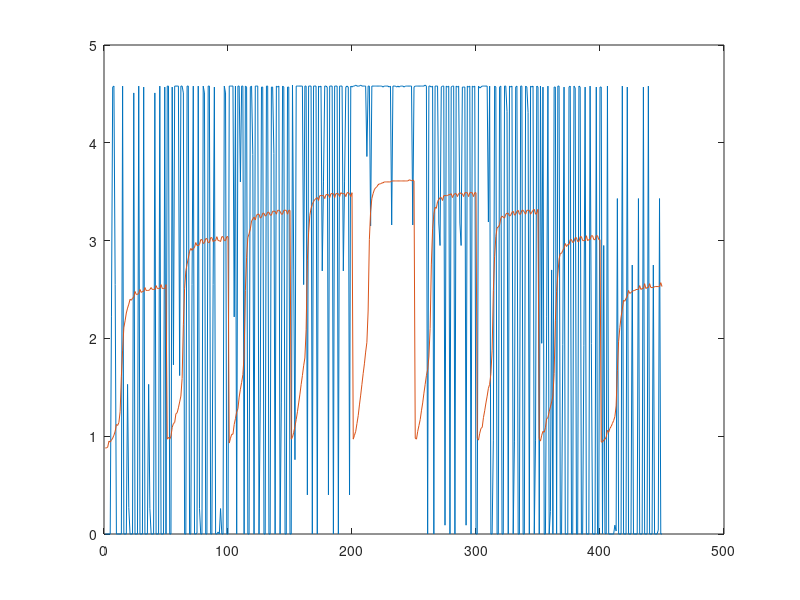

Recreate this plot in MATLAB.
clear all;

v_in = [0.00
0.00
0.00
0.00
0.00
2.22
4.57
4.58
2.55
0.00
0.00
0.00
0.00
0.00
4.58
0.00
0.00
0.00
1.53
0.27
0.00
0.00
0.00
4.51
0.00
0.00
0.00
4.58
0.00
0.00
0.00
4.57
0.00
0.00
0.00
1.53
0.26
0.00
0.00
0.00
4.51
0.00
0.00
0.00
4.58
0.00
0.00
0.00
4.57
0.00
4.58
4.58
0.00
0.00
4.57
1.73
4.58
4.58
4.58
4.58
1.62
4.58
4.58
4.51
0.00
0.00
4.58
4.58
0.00
0.00
2.55
4.58
0.00
0.00
0.01
4.58
0.26
0.00
0.00
4.58
4.51
0.00
0.00
4.58
4.58
0.00
0.00
2.55
4.57
0.00
0.00
0.02
0.00
0.26
0.00
0.00
4.58
4.51
0.00
0.00
4.58
4.58
4.58
4.58
2.22
4.58
0.00
4.58
4.58
3.60
4.58
4.58
0.00
4.58
4.57
0.00
0.00
4.57
4.58
3.88
0.00
4.58
4.58
4.58
0.00
1.34
4.57
4.57
0.00
0.00
4.58
4.58
0.00
0.00
4.57
4.57
3.89
0.00
4.58
4.57
4.58
0.00
1.34
4.58
4.57
0.00
0.00
4.57
4.57
0.00
0.00
4.59
2.70
0.76
4.58
4.58
4.58
4.58
4.58
4.58
2.55
4.58
4.58
0.40
4.58
4.58
4.58
0.00
4.58
4.58
4.58
0.00
4.58
4.57
4.58
2.69
3.60
4.58
4.58
4.57
0.40
4.58
4.58
4.58
0.00
4.58
4.58
4.58
0.00
4.58
4.58
4.58
2.69
3.60
4.57
4.58
4.57
0.40
4.58
4.57
4.58
4.58
4.59
4.58
4.58
4.58
4.59
4.58
4.58
4.58
4.58
3.86
4.58
4.58
3.15
4.58
4.58
4.58
4.58
4.58
4.58
4.58
4.58
4.58
4.57
4.58
4.58
4.58
4.58
4.57
4.58
3.16
4.58
4.58
4.58
4.57
4.58
4.57
4.58
4.58
4.58
4.57
4.58
4.58
4.58
4.58
4.58
4.58
3.16
4.57
4.58
4.58
4.58
4.58
4.58
4.58
4.58
4.58
4.59
4.58
0.00
4.58
4.58
4.57
4.58
0.00
4.58
4.58
4.58
3.18
2.95
4.57
4.58
4.58
0.09
4.58
4.57
4.58
0.00
4.57
4.58
4.58
0.00
4.58
4.57
4.58
3.18
2.95
4.57
4.57
4.57
0.09
4.58
4.57
4.58
0.00
4.58
4.57
4.58
0.00
0.00
4.58
4.56
4.57
4.58
4.58
4.58
4.58
4.58
3.19
4.58
0.00
0.00
0.96
4.58
4.57
0.00
0.00
4.57
4.58
0.00
0.00
4.58
4.58
4.32
0.00
4.58
4.57
4.58
0.00
0.95
4.57
4.58
0.00
0.00
4.58
4.58
0.00
0.00
4.58
4.57
4.31
0.00
4.58
4.57
4.58
0.00
0.96
4.58
4.57
0.00
4.58
1.95
4.57
0.00
0.00
2.22
4.58
0.00
0.23
2.70
0.00
4.57
4.57
0.00
4.58
4.58
0.00
0.00
1.94
4.57
0.00
0.00
0.00
4.57
4.58
0.00
0.00
4.58
4.56
0.00
0.00
4.58
4.57
0.00
0.00
1.93
4.57
0.00
0.00
0.00
4.58
1.95
0.00
0.00
0.00
4.57
0.00
0.00
4.57
4.57
0.00
2.95
0.01
0.00
4.58
0.00
0.00
0.00
0.00
0.00
0.09
0.03
3.43
0.00
0.00
0.00
4.58
0.00
0.00
0.00
4.57
0.00
0.00
0.00
2.75
0.00
0.00
0.00
0.00
3.43
0.00
0.00
0.00
4.57
0.00
0.00
0.00
4.58
0.00
0.00
0.00
2.75
0.00
0.00
0.00
0.04
3.43
0.00
0.00
];


v = [0.88
0.88
0.89
0.95
0.94
0.96
0.98
1.01
1.05
1.12
1.11
1.14
1.25
1.61
1.88
2.11
2.18
2.26
2.31
2.35
2.40
2.39
2.41
2.42
2.48
2.45
2.45
2.46
2.50
2.47
2.48
2.48
2.52
2.49
2.49
2.49
2.50
2.52
2.50
2.50
2.50
2.54
2.51
2.51
2.51
2.55
2.51
2.51
2.51
2.55
0.97
0.99
0.97
1.00
1.09
1.13
1.14
1.23
1.24
1.29
1.35
1.41
1.59
2.14
2.51
2.69
2.76
2.82
2.89
2.92
2.90
2.92
2.93
2.98
2.95
2.95
2.96
3.01
3.01
2.97
2.98
3.02
3.02
2.98
2.98
3.03
3.03
2.99
3.00
3.00
3.04
3.00
3.00
2.99
3.04
3.04
3.00
3.00
3.04
3.04
0.93
0.98
1.02
1.02
1.12
1.18
1.25
1.28
1.40
1.48
1.55
1.63
1.83
2.49
2.83
3.03
3.07
3.12
3.20
3.22
3.24
3.21
3.26
3.27
3.27
3.23
3.24
3.28
3.28
3.25
3.26
3.29
3.29
3.26
3.26
3.30
3.30
3.30
3.27
3.31
3.31
3.30
3.27
3.27
3.31
3.31
3.31
3.27
3.31
3.31
0.97
0.99
1.04
1.10
1.17
1.25
1.34
1.43
1.53
1.62
1.72
1.80
2.09
2.80
3.08
3.26
3.33
3.37
3.40
3.42
3.43
3.44
3.41
3.46
3.46
3.46
3.46
3.43
3.47
3.47
3.47
3.44
3.48
3.48
3.48
3.44
3.48
3.48
3.48
3.45
3.49
3.48
3.48
3.48
3.45
3.49
3.49
3.48
3.45
3.49
0.97
1.01
1.05
1.13
1.21
1.32
1.42
1.53
1.64
1.74
1.86
1.96
2.28
3.01
3.30
3.43
3.48
3.52
3.54
3.55
3.57
3.58
3.58
3.59
3.59
3.60
3.60
3.60
3.60
3.60
3.60
3.61
3.61
3.61
3.61
3.61
3.61
3.61
3.61
3.61
3.61
3.61
3.61
3.61
3.61
3.62
3.62
3.61
3.62
3.61
0.98
0.97
1.05
1.11
1.17
1.26
1.34
1.44
1.53
1.62
1.68
1.81
2.10
2.76
3.12
3.27
3.34
3.33
3.40
3.42
3.44
3.44
3.41
3.46
3.46
3.46
3.46
3.47
3.47
3.48
3.44
3.47
3.48
3.48
3.45
3.48
3.49
3.48
3.48
3.45
3.49
3.49
3.49
3.45
3.49
3.49
3.49
3.45
3.49
3.49
0.98
0.96
1.03
1.08
1.09
1.19
1.26
1.34
1.41
1.49
1.53
1.64
1.88
2.49
2.84
3.04
3.13
3.14
3.16
3.23
3.25
3.24
3.23
3.27
3.28
3.28
3.25
3.26
3.29
3.30
3.26
3.27
3.30
3.31
3.27
3.27
3.31
3.31
3.29
3.27
3.31
3.31
3.31
3.27
3.29
3.31
3.32
3.27
3.28
3.32
0.98
0.95
1.01
1.05
1.04
1.09
1.18
1.19
1.25
1.30
1.35
1.41
1.64
2.18
2.48
2.66
2.81
2.87
2.87
2.90
2.92
2.97
2.94
2.96
2.96
3.01
3.01
2.98
2.99
3.03
3.03
2.99
2.99
3.04
3.04
3.00
3.00
3.00
3.05
3.00
3.01
3.01
3.05
3.05
3.01
3.01
3.05
3.05
3.01
3.01
0.94
0.94
0.96
0.97
0.99
1.06
1.04
1.08
1.10
1.13
1.16
1.20
1.31
1.67
1.97
2.11
2.22
2.30
2.39
2.38
2.41
2.43
2.49
2.46
2.47
2.48
2.49
2.49
2.50
2.50
2.50
2.54
2.50
2.51
2.51
2.56
2.51
2.52
2.52
2.56
2.52
2.52
2.52
2.53
2.53
2.53
2.53
2.53
2.57
2.53
];

v1 = v(1:50);
v2 = v(51:100);
v3 = v(101:150);
v4 = v(151:200);
v5 = v(201:250);
v6 = v(251:300);
v7 = v(301:350);
v8 = v(351:400);
v9 = v(401:450);

stab1 = mean (v1(30:50));%50
stab2 = mean (v2(30:50));%100
stab3 = mean (v3(30:50));%150
stab4 = mean (v4(30:50));%200
stab5 = mean (v5(30:50));%250
stab6 = mean (v6(30:50));%200
stab7 = mean (v7(30:50));%150
stab8 = mean (v8(30:50));%100
stab9 = mean (v9(30:50));%50

tau(1) = ( stab1-v1(1) )*0.63; %50
tau(2) = ( stab2-v2(1) )*0.63; %100
tau(3) = ( stab3-v3(1) )*0.63; %150
tau(4) = ( stab4-v4(1) )*0.63; %200
tau(5) = ( stab5-v5(1) )*0.63; %250
tau(6) = ( stab6-v6(1) )*0.63; %200
tau(7) = ( stab7-v7(1) )*0.63; %150
tau(8) = ( stab8-v8(1) )*0.63; %100
tau(9) = ( stab9-v9(1) )*0.63; %50

disp(tau);

for i=1:1:450
   x(i) = i; 
end
plot(x,v_in);
hold on;
plot(x,v);
